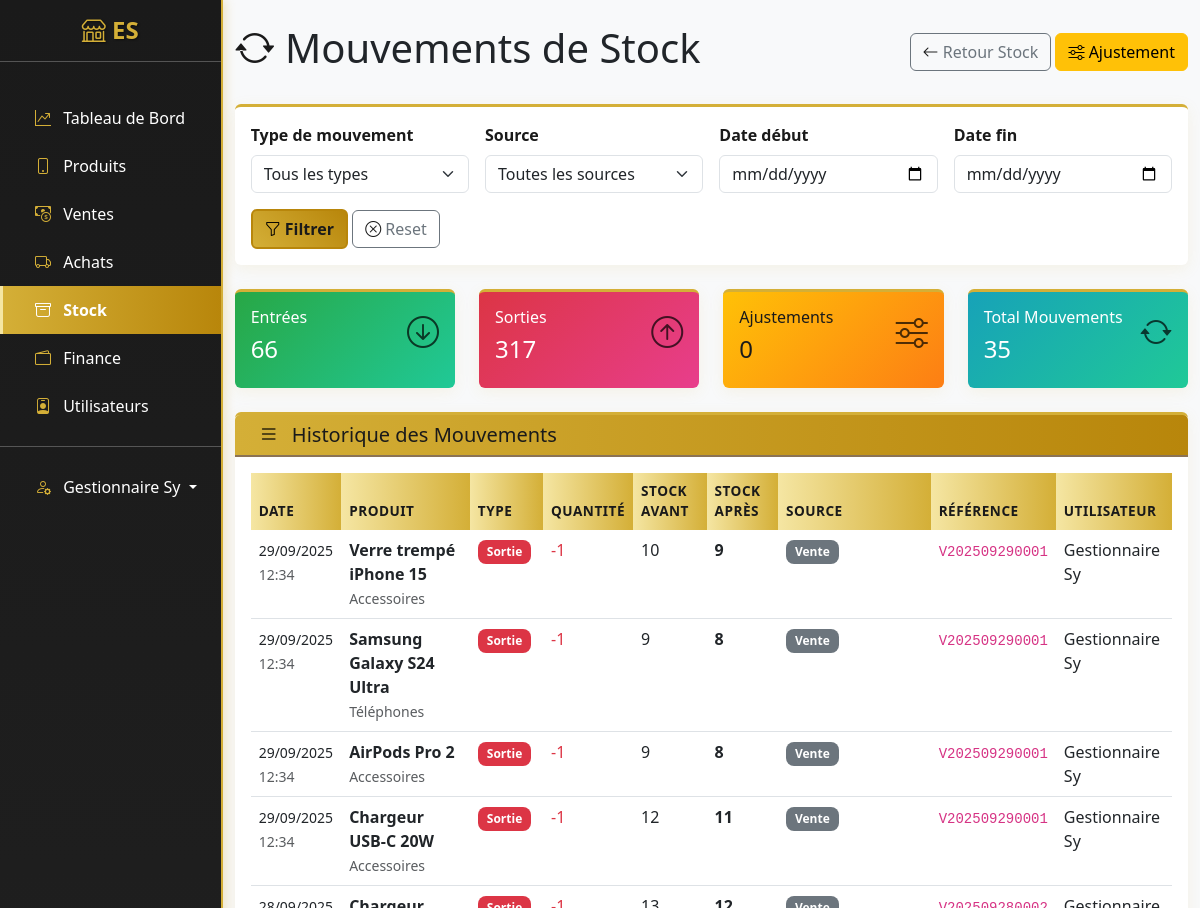
The page /stock/mouvements/ (signed in, upper part) on the database as committed earlier.
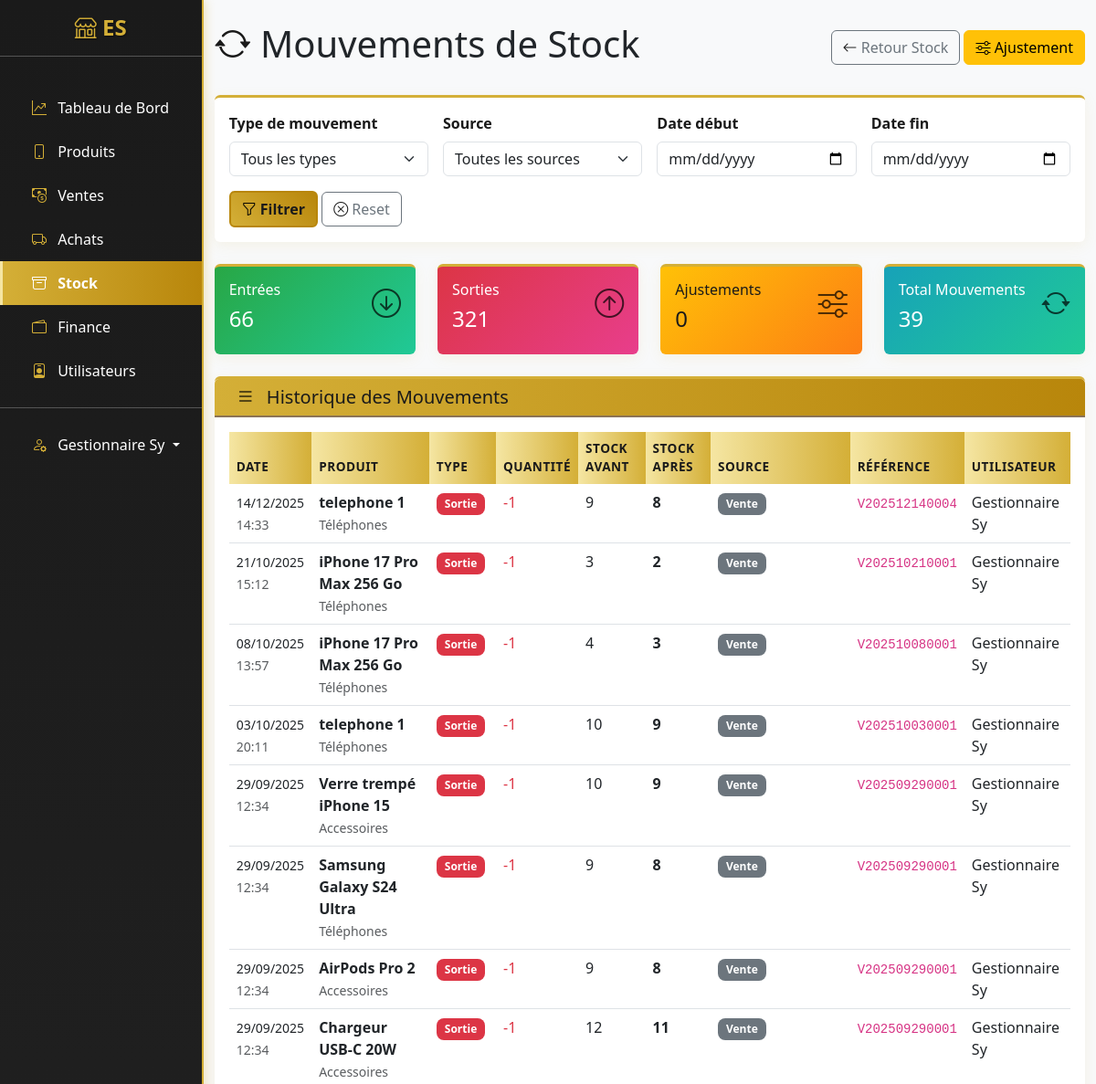
The same page on the database as committed later.
### apps/stock/models.py (models this page shows, shortened)
class MouvementStock(models.Model):
    TYPE_CHOICES = [
        ('ENTREE', 'Entrée'),
        ('SORTIE', 'Sortie'),
        ('AJUSTEMENT', 'Ajustement'),
        ('INVENTAIRE', 'Inventaire'),
    ]
    SOURCE_CHOICES = [
        ('achat', 'Achat'),
        ('vente', 'Vente'),
        ('ajustement', 'Ajustement manuel'),
        ('inventaire', 'Inventaire'),
        ('retour', 'Retour'),
        ('perte', 'Perte'),
    ]
    produit = models.ForeignKey(Produit, on_delete=models.CASCADE, related_name='mouvements')
    type = models.CharField(max_length=20, choices=TYPE_CHOICES)
    quantite = models.IntegerField()
    quantite_avant = models.PositiveIntegerField()
    quantite_apres = models.PositiveIntegerField()
    source = models.CharField(max_length=20, choices=SOURCE_CHOICES)
    reference = models.CharField(max_length=100, blank=True, help_text="Référence du document source")
    motif = models.TextField(blank=True)
    utilisateur = models.ForeignKey(User, on_delete=models.SET_NULL, null=True)
    date = models.DateTimeField(auto_now_add=True)
    class Meta:
        verbose_name = "Mouvement de stock"
        verbose_name_plural = "Mouvements de stock"
        ordering = ['-date']

### apps/produits/models.py (models this page shows, shortened)
class Produit(models.Model):
    nom = models.CharField(max_length=200)
    slug = models.SlugField(unique=True, blank=True)
    categorie = models.ForeignKey(Categorie, on_delete=models.CASCADE, related_name='produits')
    description = models.TextField(blank=True)
    prix_achat = models.DecimalField(max_digits=10, decimal_places=2, default=0)
    prix_vente = models.DecimalField(max_digits=10, decimal_places=2)
    quantite_stock = models.PositiveIntegerField(default=0)
    seuil_alerte = models.PositiveIntegerField(default=5, help_text="Quantité minimum avant alerte")
    date_ajout = models.DateTimeField(auto_now_add=True)
    image = models.ImageField(upload_to='produits/', blank=True, null=True)
    actif = models.BooleanField(default=True)
    class Meta:
        verbose_name = "Produit"
        verbose_name_plural = "Produits"
        ordering = ['-date_ajout']

class Categorie(models.Model):
    nom = models.CharField(max_length=100, unique=True)
    description = models.TextField(blank=True)
    date_creation = models.DateTimeField(auto_now_add=True)
    class Meta:
        verbose_name = "Catégorie"
        verbose_name_plural = "Catégories"
        ordering = ['nom']

### apps/users/models.py (models this page shows, shortened)
class User(AbstractUser):
    ROLE_CHOICES = [
        ('admin', 'Administrateur'),
        ('manager', 'Gestionnaire'),
        ('cashier', 'Caissier'),
    ]
    email = models.EmailField(unique=True)
    telephone = models.CharField(max_length=15, blank=True)
    role = models.CharField(max_length=20, choices=ROLE_CHOICES, default='admin')
    date_creation = models.DateTimeField(auto_now_add=True)
    USERNAME_FIELD = 'username'
    REQUIRED_FIELDS = ['email']
    class Meta:
        verbose_name = "Utilisateur"
        verbose_name_plural = "Utilisateurs"

### apps/stock/views.py (the view)
# urls.py: path('mouvements/', views.MouvementStockListView.as_view(), name='mouvements'),
class MouvementStockListView(LoginRequiredMixin, ListView):
    model = MouvementStock
    template_name = 'stock/mouvements.html'
    context_object_name = 'mouvements'
    paginate_by = 50
    def get_queryset(self):
        queryset = MouvementStock.objects.select_related('produit', 'utilisateur', 'produit__categorie').all()
        type_filter = self.request.GET.get('type')
        if type_filter:
            queryset = queryset.filter(type=type_filter)
        source_filter = self.request.GET.get('source')
        if source_filter:
            queryset = queryset.filter(source=source_filter)
        date_debut = self.request.GET.get('date_debut')
        if date_debut:
            queryset = queryset.filter(date__date__gte=date_debut)
        date_fin = self.request.GET.get('date_fin')
        if date_fin:
            queryset = queryset.filter(date__date__lte=date_fin)
        return queryset.order_by('-date')
    def get_context_data(self, **kwargs):
        context = super().get_context_data(**kwargs)
        mouvements = self.get_queryset()
        context['stats'] = {
            'entrees': mouvements.filter(type='ENTREE').aggregate(total=Sum('quantite'))['total'] or 0,
            'sorties': mouvements.filter(type='SORTIE').aggregate(total=Sum('quantite'))['total'] or 0,
            'ajustements': mouvements.filter(type='AJUSTEMENT').aggregate(total=Sum('quantite'))['total'] or 0,
        }
        return context

### templates/stock/mouvements.html (shortened to what the changed rows need)
{% extends 'base.html' %}
{% block content %}
<div class="d-flex justify-content-between align-items-center mb-4">
    <h1><i class="bi bi-arrow-repeat"></i> Mouvements de Stock</h1>
</div>
<div class="row mb-4">
    <div class="col-md-3">
        <div class="card bg-danger text-white">
            <div class="card-body">
                <div class="d-flex justify-content-between">
                    <div>
                        <h6>Sorties</h6>
                        <h4>{{ stats.sorties|default:0 }}</h4>
                    </div>
                </div>
            </div>
        </div>
    </div>
    <div class="col-md-3">
        <div class="card bg-info text-white">
            <div class="card-body">
                <div class="d-flex justify-content-between">
                    <div>
                        <h6>Total Mouvements</h6>
                        <h4>{{ mouvements.count|default:0 }}</h4>
                    </div>
                </div>
            </div>
        </div>
    </div>
</div>
<div class="card">
    <div class="card-body">
        <div class="table-responsive">
            <table class="table table-hover">
                <thead>
                    <tr>
                        <th>Date</th>
                        <th>Produit</th>
                        <th>Type</th>
                        <th>Quantité</th>
                        <th>Stock Avant</th>
                        <th>Stock Après</th>
                        <th>Source</th>
                        <th>Référence</th>
                        <th>Utilisateur</th>
                    </tr>
                </thead>
                <tbody>
                    {% for mouvement in mouvements %}
                    <tr>
                        <td>
                            <small>{{ mouvement.date|date:"d/m/Y" }}</small><br>
                            <small class="text-muted">{{ mouvement.date|date:"H:i" }}</small>
                        </td>
                        <td>
                            <strong>{{ mouvement.produit.nom }}</strong>
                            <br><small class="text-muted">{{ mouvement.produit.categorie.nom }}</small>
                        </td>
                        <td>
                            <span class="badge {% if mouvement.type == 'ENTREE' %}bg-success{% elif mouvement.type == 'SORTIE' %}bg-danger{% elif mouvement.type == 'AJUSTEMENT' %}bg-warning{% else %}bg-info{% endif %}">
                                {{ mouvement.get_type_display }}
                            </span>
                        </td>
                        <td>
                            <span class="{% if mouvement.type == 'ENTREE' %}text-success{% elif mouvement.type == 'SORTIE' %}text-danger{% endif %}">
                                {% if mouvement.type == 'ENTREE' %}+{% elif mouvement.type == 'SORTIE' %}-{% endif %}{{ mouvement.quantite }}
                            </span>
                        </td>
                        <td>{{ mouvement.quantite_avant }}</td>
                        <td>
                            <strong>{{ mouvement.quantite_apres }}</strong>
                        </td>
                        <td>
                            <span class="badge bg-secondary">{{ mouvement.get_source_display }}</span>
                        </td>
                        <td>
                            {% if mouvement.reference %}
                            <code>{{ mouvement.reference }}</code>
                            {% else %}
                            <span class="text-muted">-</span>
                            {% endif %}
                        </td>
                        <td>
                            {% if mouvement.utilisateur %}
                            {{ mouvement.utilisateur.get_full_name|default:mouvement.utilisateur.username }}
                            {% else %}
                            <span class="text-muted">Système</span>
                            {% endif %}
                        </td>
                    </tr>
                    {% endfor %}
                </tbody>
            </table>
        </div>
    </div>
</div>
{% endblock %}

Rows that differ between the two databases and show on the page:
added MouvementStock: date "14/12/2025", date "14:33", produit.nom "telephone 1", produit.categorie.nom "Téléphones", type "Sortie", quantite "1", quantite_avant "9", quantite_apres "8", source "Vente", reference "V202512140004", utilisateur.get_full_name "Gestionnaire Sy"
added MouvementStock: date "21/10/2025", date "15:12", produit.nom "iPhone 17 Pro Max 256 Go", produit.categorie.nom "Téléphones", type "Sortie", quantite "1", quantite_avant "3", quantite_apres "2", source "Vente", reference "V202510210001", utilisateur.get_full_name "Gestionnaire Sy"
added MouvementStock: date "08/10/2025", date "13:57", produit.nom "iPhone 17 Pro Max 256 Go", produit.categorie.nom "Téléphones", type "Sortie", quantite "1", quantite_avant "4", quantite_apres "3", source "Vente", reference "V202510080001", utilisateur.get_full_name "Gestionnaire Sy"
added MouvementStock: date "03/10/2025", date "20:11", produit.nom "telephone 1", produit.categorie.nom "Téléphones", type "Sortie", quantite "1", quantite_avant "10", quantite_apres "9", source "Vente", reference "V202510030001", utilisateur.get_full_name "Gestionnaire Sy"
Other text that changed with them:
{{ stats.sorties|default:0 }}: "317" → "321"
{{ mouvements.count|default:0 }}: "35" → "39"
